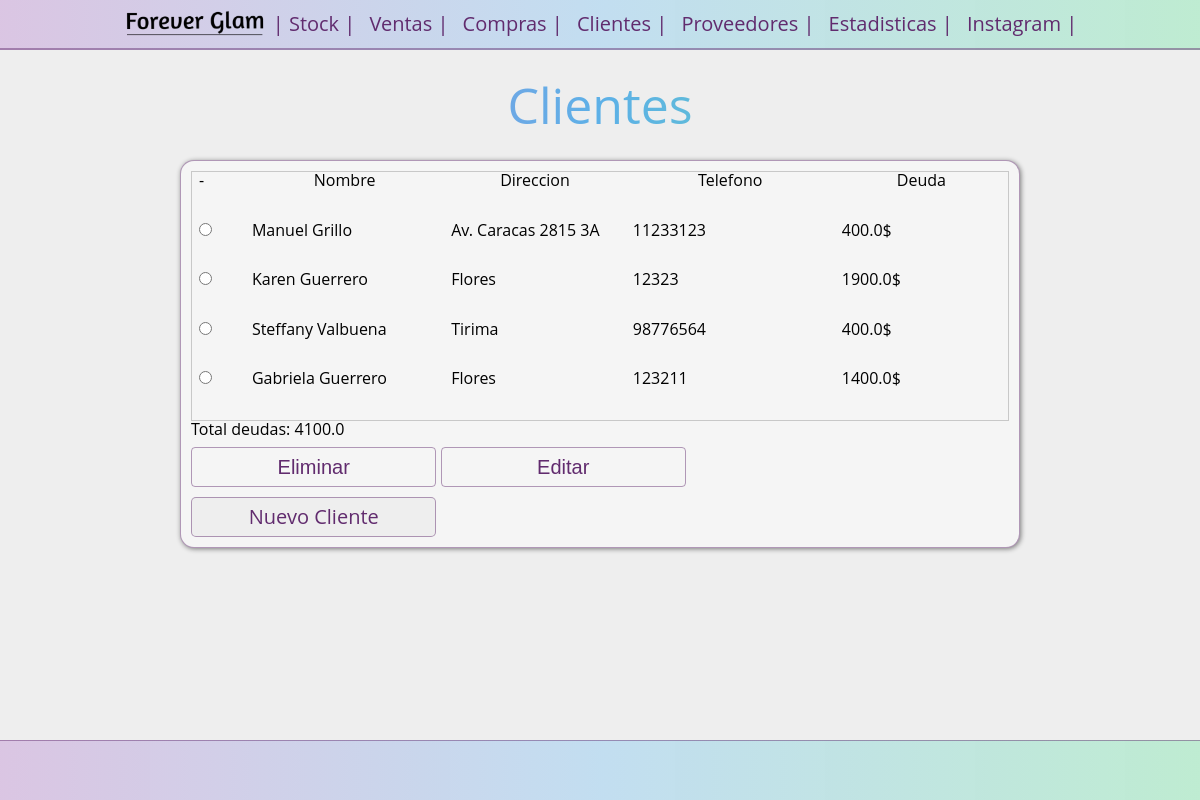
The app's page /clients/, older data.
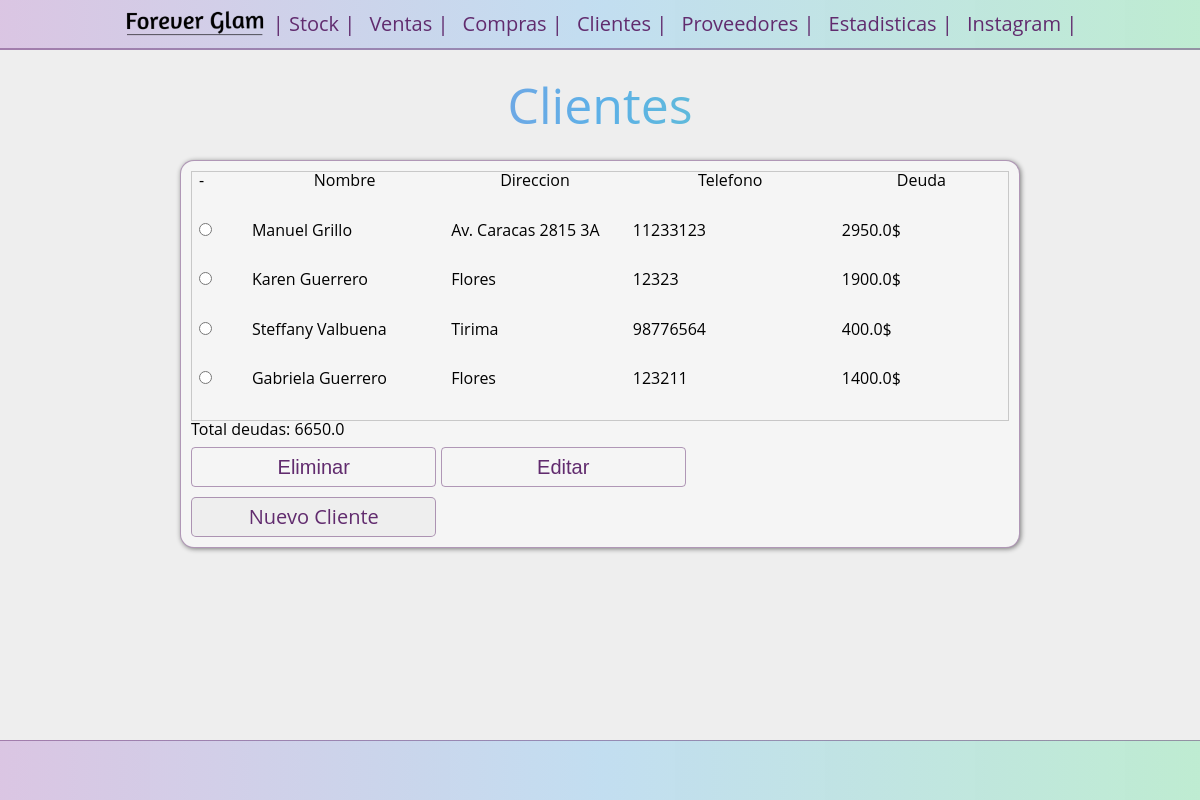
The same page, newer data.
### clients/models.py (models this page shows, shortened)
class Client(models.Model):
    name = models.CharField(max_length=100)
    tlf = models.CharField(max_length=15, default='')
    debt = models.FloatField(default=0)
    address = models.CharField(max_length=100)

### clients/views.py (the view)
# urls.py: path("",  views.index, name= "index"),
def index(request):
    clients_list = Client.objects.all()
    total_debts = 0
    for i in clients_list:
        total_debts += float(i.debt)
    return render(request, "clients/index.html",{
        'clients_list' : clients_list,
        'total_debts' : total_debts
    })

### clients/templates/clients/index.html (shortened to what this page needs)
{% extends 'stock/header.html' %}
{% block content %}
{% load static %}
<body>
    <h1 class="titulo">Clientes</h1>
    {% if clients_list %}
        <main>
        <form action="{% url 'clients:update_or_delete'%}" method="post" class="main-form">
            <div class="table-container">
                <table class="main-table">
                    <tr>
                    <td >-</td>
                    <th id="nombre"><strong>Nombre </strong></th>
                    <th ><strong> Direccion </strong></th>
                    <th ><strong> Telefono </strong></th>
                    <th ><strong> Deuda </strong></th>
                    </tr>
                    {% for choice in clients_list  %}
                            <tr class="main-table__row">
                            <td><input
                                type="radio"
                                name="choice"
                                id="choice{{ forloop.counter }}"
                                value="{{choice.id}}"></td>
                            <label for="choice{{ forloop.counter }}">
                                <td>{{choice.name}}</td>
                                <td>{{choice.address}}</td>
                                <td>{{choice.tlf}}</td>
                                <td>{{choice.debt}}$</td>
                                </tr>
                    {% endfor %}
                </table>
            </div>
            <div class="total_debts">Total deudas: {{total_debts}}</div>
            <input type="submit" name="action" value="Eliminar">
            <input type="submit" name="action" value="Editar">
            <a href="{% url 'clients:new'%}" class="button_grillo" >Nuevo Cliente</a>
        </form>
        </main>
    {% else %}
        <p class="titulo">No elements are available.</p>
        <a href="{% url 'clients:new'%}" class="button_grillo" >Nuevo Cliente</a>
    {% endif %}
    <footer>
    </footer>
</body>
{% endblock %}

Row changes from the older to the newer data that the page shows:
changed Client "Manuel Grillo": debt "400.0" → "2950.0"
Text that changed along with them:
{{ total_debts }}: "4100.0" → "6650.0"
